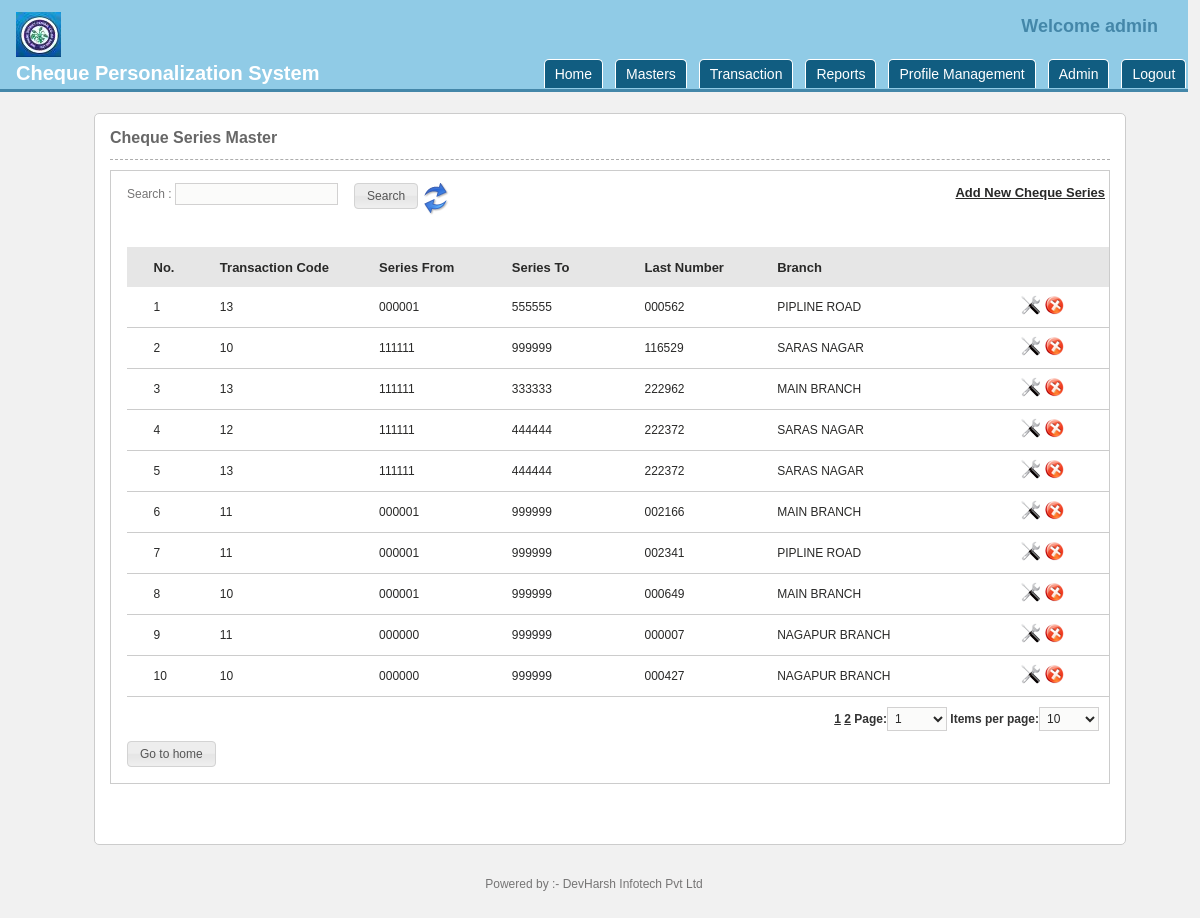
The page /manage_chequeseries.php (signed in) on the database its author committed.
### tables this page shows
CREATE TABLE IF NOT EXISTS `tb_cps_settings` (
  `inputfolderpath` varchar(100) NOT NULL,
  `archivefolderpath` varchar(50) NOT NULL,
  `inputfileformat` varchar(20) NOT NULL,
  `inputfiledelimiter` varchar(15) NOT NULL,
  `outputfolderpath` varchar(100) NOT NULL,
  `outputfileformat` varchar(20) NOT NULL,
  `outputfiledelimiter` varchar(15) NOT NULL,
  `typeofprinter` varchar(20) NOT NULL,
  `printermodel` int(11) NOT NULL,
  `chk_taken_from` int(1) NOT NULL,
  `chk_no_from` int(6) UNSIGNED ZEROFILL NOT NULL,
  `chk_no_to` int(6) UNSIGNED ZEROFILL NOT NULL,
  `nooffailedpasswordattempt` int(11) NOT NULL,
  `password_expiry` int(11) NOT NULL,
  `homescreen_text` varchar(100) NOT NULL,
  `poweredby` varchar(100) NOT NULL,
  `banklogo` varchar(100) NOT NULL,
  `desktop_image` varchar(100) NOT NULL,
  `chq_Image` text NOT NULL,
  `country` varchar(5) NOT NULL,
  `help_employeeid` varchar(20) NOT NULL,
  `help_helplineno1` varchar(30) NOT NULL,
  `help_emailid` varchar(100) NOT NULL,
  `autolockminutes` int(11) NOT NULL,
  `help_contactperson` varchar(200) NOT NULL,
  `help_helplineno2` varchar(20) NOT NULL,
  `license_type` varchar(10) NOT NULL,
  `license_install_date` date NOT NULL,
  `license_period` int(2) NOT NULL,
  `license_end_date` date NOT NULL,
  `license_no_of_users` int(5) NOT NULL,
  `license_cheque_leaves` int(250) NOT NULL,
  `license_users_leaves` int(1) NOT NULL,
  `license_users_leaves_value` int(20) NOT NULL
);

CREATE TABLE IF NOT EXISTS `tb_cps_chequeseries` (
  `series_id` int(11) NOT NULL AUTO_INCREMENT,
  `series_transationcode` int(2) NOT NULL,
  `series_branchcode` int(3) NOT NULL,
  `serise_branchcode_branch` int(11) NOT NULL,
  `series_from` int(6) UNSIGNED ZEROFILL NOT NULL,
  `series_to` int(6) UNSIGNED ZEROFILL NOT NULL,
  `series_lastno` int(6) UNSIGNED ZEROFILL NOT NULL,
  `serise_Bank` int(3) NOT NULL,
  `branch_sub_code` varchar(10) DEFAULT NULL,
  PRIMARY KEY (`series_id`)
);

CREATE TABLE IF NOT EXISTS `tb_branchdetails` (
  `branch_id` int(200) NOT NULL AUTO_INCREMENT,
  `branch_code` varchar(10) NOT NULL,
  `branch_name` varchar(100) NOT NULL,
  `branch_micr` varchar(20) NOT NULL,
  `branch_atparmicrcode` varchar(20) NOT NULL,
  `branch_address1` varchar(85) NOT NULL,
  `branch_address2` varchar(65) NOT NULL,
  `branch_address3` varchar(85) NOT NULL,
  `branch_country_id` int(3) NOT NULL DEFAULT '0',
  `branch_state_id` int(11) NOT NULL,
  `branch_city_id` int(11) NOT NULL,
  `branch_suburb_id` int(4) NOT NULL,
  `branch_pin` int(15) NOT NULL,
  `branch_telephone1` varchar(12) NOT NULL,
  `branch_telephone2` varchar(12) NOT NULL,
  `branch_contactperson1` varchar(50) NOT NULL,
  `branch_contactperson2` varchar(50) NOT NULL,
  `branch_contactpersonmobile1` varchar(50) NOT NULL,
  `branch_contactpersonmobile2` varchar(50) NOT NULL,
  `branch_email1` varchar(30) NOT NULL,
  `branch_email2` varchar(30) NOT NULL,
  `branch_holiday` varchar(20) DEFAULT NULL,
  `branch_neftifsccode` varchar(20) NOT NULL,
  `branch_printers` text,
  `branch_working_hours` float DEFAULT NULL,
  `branch_clearingthrough` tinyint(1) NOT NULL DEFAULT '0',
  `branch_clearingcenter` tinyint(1) NOT NULL DEFAULT '0',
  `clr_bank_code` varchar(15) NOT NULL,
  `clr_bank_city` int(5) NOT NULL,
  `branch_City_Code` int(3) UNSIGNED ZEROFILL NOT NULL,
  `branch_Services` varchar(100) NOT NULL,
  `branch_reg_busi_hrs` varchar(100) NOT NULL,
  `branch_half_busi_hrs` varchar(100) NOT NULL,
  `branch_sunday_working` varchar(100) NOT NULL,
  `branch_tollfree_no` varchar(20) NOT NULL,
  `branch_sub_code` varchar(10) DEFAULT NULL,
  PRIMARY KEY (`branch_id`)
);

### global.php (called while the page is built, shortened)
<?php session_start();
	if (!isset($nodb)) {
		require_once(ROOT_CLASSES.'mysql.class.php');
	}
	require_once('functions.php');
	$host = 'localhost';
	$user = 'root';
	$pass = '';
	$name = 'db_pnsb';
	if (!isset($nodb)) {
		$db = new db($user,$pass,$name,$host);
	}
?>

### classes/mysql.class.php (called while the page is built, shortened)
<?php
	class db {
		function __construct($dbuser, $dbpassword, $dbname, $dbhost) {
			$this->dbh = @mysqli_connect($dbhost,$dbuser,$dbpassword);
		}
		function query($query, $output = OBJECT, $insID = true)  {
			$this->last_result = null;
			$this->result = mysqli_query($this->dbh,$query);
			if ( mysqli_error($this->dbh) ) {
				$this->print_error();
			}
			else {
				if ( $this->result ) {
					$i=0;
					$this->get_colCount = @mysqli_num_fields($this->result);
					$i=0;
					while ( $row = @mysqli_fetch_object($this->result) ) {
						$this->last_result[$i] = $row;
						$i++;
					}
					if ($insID) {
						return mysqli_insert_id($this->dbh);
					}
				}
			}
		}
		function get_row($query=null,$y=0,$output=OBJECT)
		{
			if ( $query ) {
				$this->query($query);
			}
			if ( $output == OBJECT ) {
				return isset($this->last_result[$y])?$this->last_result[$y]:null;
			}
			elseif ( $output == ARRAY_A ) {
				return $this->last_result[$y]?stripslashes(get_object_vars($this->last_result[$y])):null;
			}
			elseif ( $output == ARRAY_N ) {
				return $this->last_result[$y]?stripslashes(array_values(get_object_vars($this->last_result[$y]))):null;
			}
			else {
				$this->print_error(" \$db->get_row(string query,int offset,output type) -- Output type must be one of: OBJECT, ARRAY_A, ARRAY_N ");
			}
		}
		function get_results($query=null, $output = OBJECT) {
			if ( $query ) {
				$this->query($query);
			}
			if ( $output == OBJECT ) {
				return $this->last_result;
			}
		}
	}
?>

### functions.php (called while the page is built, shortened)
<?php require_once('global.php');
function authentication_groups_pemissions($pagename,$type="",$permissionread="",$permissionwrite="",$permissionedit="")
{
	return true;
}
?>

### manage_chequeseries.php (the view, shortened to what this page needs)
<?php
require_once('global.php');
require_once ('classes/paginator.class.php');
if(isset($_REQUEST['searchterm']) && !empty($_REQUEST['searchterm']) ) {
	$sql = "SELECT c.series_id,c.series_branchcode,c.series_from,c.series_to,c.series_lastno,c.serise_Bank,c.series_transationcode,bk.bank_name, br.branch_name FROM tb_cps_chequeseries c inner join tb_branchdetails br on c.series_branchcode = br.branch_id inner join tb_bankdetails bk on c.serise_Bank = bk.bank_id where c.series_transationcode = '".GetSQLValueString($_REQUEST['searchterm'],"text")."' or bk.bank_name like '%".GetSQLValueString($_REQUEST['searchterm'],"text")."%' or br.branch_name like '%".GetSQLValueString($_REQUEST['searchterm'],"text")."%'";
	$sql .= " order by br.branch_name asc";
} else {
	$sql = "SELECT c.series_id,c.series_branchcode,c.series_from,c.series_to,c.series_lastno,c.serise_Bank,c.series_transationcode,bk.bank_name, br.branch_name FROM tb_cps_chequeseries c inner join tb_branchdetails br on c.series_branchcode = br.branch_id inner join tb_bankdetails bk on c.serise_Bank = bk.bank_id ";
	$sql .= " order by series_id asc";
}
$res_sql = $db->get_results($sql);
$pages = new Paginator;
$pages->items_total = count($res_sql);
$pages->mid_range = 7;
$pages->limit = 10;
$pages->default_ipp = 10;
$pages->paginate();
$sql_with_paging = $sql ." $pages->limit ";
$i = ($pages->current_page  - 1)  * $pages->items_per_page ;
?>
<!DOCTYPE html PUBLIC "-//W3C//DTD XHTML 1.0 Strict//EN" "http://www.w3.org/TR/xhtml1/DTD/xhtml1-strict.dtd">
<html xmlns="http://www.w3.org/1999/xhtml">
<head>
<link rel="stylesheet" href="css/stylecss.css" type="text/css" />
<?php include('includes.php'); ?>
</head>
<body>
<?php require_once('header.php');	?>
                <div id="formdiv">
					<div id="formheading">Cheque Series Master</div>
					<div id="formfields">
							<table width="100%" border="0" cellspacing="0" cellpadding="0" style="border:1px solid; border-color:#cccccc;">
								<tr>
									<td width="100%" style="padding-left:16px;" height="60px" align="left" valign="middle">
										<form id="frmsearch" name="frmsearch" action="<?php echo $_SERVER['PHP_SELF']; ?>" method="get">
											<div class="searchdiv">
												<div style="float:left"><label>Search :
													<input id="searchterm" name="searchterm" class="formelement" type="text" />
												</div>
												<div style="float:left">
													&nbsp;&nbsp;&nbsp; <input type="submit" name="search" id="search" value="Search" />
												</div>
												<div style="float:left">
													<a href="manage_chequeseries.php"><img src="images/refresh.png" alt="Refresh"></a>
												</div>
												<div style="float:right">
													<?php if(authentication_groups_pemissions($page_name,"","Y","Y","")):?>
													<a href="add_chequeseries.php" class="formtitlehead" style="text-decoration:underline">Add New Cheque Series</a>&nbsp;
													<?php endif;?>
												</div>
											</div>
										</form>
									</td>
								</tr>
								<tr>
									<td align="left" valign="top" style="padding-left:16px; padding-top:16px; padding-bottom:16px">
										<table width="100%" border="0" cellspacing="0" cellpadding="0">
											<tr>
												<td  width="100%" align="left">
													<table width="100%" border="0" cellspacing="0" cellpadding="0" id="categorytable">
														<thead>
															<tr class="formtitlehead" style="background-color:#E6E6E6">
																<th width="2%" style="height:40px" align="left">&nbsp;</th>
																<th width="5%" align="left">No.</th>
																<th width="12%" align="left">Transaction Code</th>
																<th width="10%" align="left">Series From</th>
																<th width="10%" align="left">Series To</th>
																<th width="10%" align="left">Last Number</th>
																<th width="15%" align="left">Branch</th>
																<th width="10%">&nbsp;</th>
															</tr>
														</thead>
														<tbody>
															<?php if($res_cat = $db->get_results($sql_with_paging)) {
																	foreach($res_cat as $row) {
															?>
																<tr class="alternate" id="row_<?php echo $row->series_id; ?>" style="border-bottom:1px solid #ccc">
																    <td style="border-bottom:1px solid #ccc; height:40px" align="left" valign="middle"></td>
																    <td style="border-bottom:1px solid #ccc" align="left" valign="middle" class="formtitle"><?php echo ++$i; ?></td>
																    <td style="border-bottom:1px solid #ccc" align="left" valign="middle" class="formtitle"><?php echo stripslashes($row->series_transationcode); ?></td>
																    <td style="border-bottom:1px solid #ccc" align="left" valign="middle" class="formtitle"><?php echo stripslashes($row->series_from); ?></td>
																	<td style="border-bottom:1px solid #ccc" align="left" valign="middle" class="formtitle"><?php echo stripslashes($row->series_to); ?></td>
																	<td style="border-bottom:1px solid #ccc" align="left" valign="middle" class="formtitle"><?php echo stripslashes($row->series_lastno); ?></td>
																	<td style="border-bottom:1px solid #ccc" align="left" valign="middle" class="formtitle"><?php echo stripslashes($row->branch_name); ?></td>
																	<td style="border-bottom:1px solid #ccc" align="center" valign="middle">
																		<a href="<?php echo ADMIN_ROOT; ?>edit_chequeseries.php?todo=edit&id=<?php echo $row->series_id; ?>"><img src="<?php echo ADMIN_IMAGES; ?>icon_edit.png" title="Edit" border="0" /></a>
																		<img id="<?php echo $row->series_id; ?>" src="<?php echo ADMIN_IMAGES; ?>icon_delete.png" width="20" height="19" border="0" class="remove pointer" title="Remove" />
																	</td>
																</tr>
																<?php } } else {?>
																	<tr>
																	  <td colspan="5" class="formtitle">No cheque series added.</td>
																	</tr>
																<?php } ?>
														</tbody></table>
												</td>
											</tr>
											<tr>
												<td width="100%" colspan="10">
													<div id="divpaging">
														<div id="pager1" class="paging">
														  <?php
																	echo $pages->display_pages();
																	echo $pages->display_jump_menu();
																	echo $pages->display_items_per_page();
														  ?>
														</div>
													</div>
												</td>
											</tr>
											<tr>
												<td width="100%" colspan="10">
												<input type="button" name="submit3" id="submit3" value="Go to home" class="submitbutton" onClick="window.location.href='home.php'" />
												</td>
											</tr>
										</table>
									</td>
								</tr>
							</table>
					</div>
                </div>
            </div>
        </div>
    </div>
	<?php require_once('footer.php');	?>
</body>
</html>

### header.php (shortened to what this page needs)
<div id="topdivlogo">
<div id="titlediv">
<?php
$sql = "select banklogo,chk_no_from,chk_no_to,chk_taken_from from tb_cps_settings";
$row_setting = $db->get_row($sql);
if(!empty($row_setting->banklogo)): ?>
<img src = "images/<?php echo $row_setting->banklogo; ?>" rel="" />	<br/>
<?php endif;?>
Cheque Personalization System</div>
<div class="welcomeuser" style="float:right; margin-right:30px; margin-top:16px;">Welcome <?php echo $_SESSION['admin_username']; ?></div>
<div class="topright-menu">
	<div id="moonmenu" class="sub" >
		<ul>
			<li id="home"><a href="home.php" >Home</a></li>
			<?php if($_SESSION['user_type']==0 || $_SESSION['user_type']==2) :?>
<?php
if ($_SESSION['admin_id'] != 22 && $_SESSION['admin_id'] != 23)
	echo '<li><a href="#" rel="dropmenu1_e">Masters</a></li>';
?>
			<li><a href="#" rel="dropmenu2_e">Transaction</a></li>
			<li><a href="#" rel="dropmenu3_e">Reports</a></li>
<?php
if ($_SESSION['admin_id'] != 22 && $_SESSION['admin_id'] != 23)
	echo '<li><a href="#" rel="dropmenu4_e">Profile Management</a></li>';
?>
			<li><a href="changesettings.php" rel="dropmenu6_e" <?php echo authentication_groups_pemissions("Admin","menu","Y");?> >Admin</a></li>
			<?php elseif($_SESSION['user_type']==1) :?>
			<li><a href="processreprintrequest.php">Reprint Requests</a></li>
			<li><a href="processsingleleaf.php">Reprint Single Leaf</a></li>
			<?php endif;?>
			<li><a href="logout.php">Logout</a></li>
		</ul>
	</div>
</div>
</div>
	<div id="innerpage-maindiv">
    	<div class="clear">&nbsp;</div>
    	<div class="middle-maindiv">
        	<div class="middlesubdiv">

### rows shown on the page
tb_cps_settings: banklogo (picture)
tb_cps_chequeseries: series_transationcode "13", series_from "000001", series_to "555555", series_lastno "000562", tb_branchdetails.branch_name "PIPLINE ROAD"
tb_cps_chequeseries: series_transationcode "10", series_from "111111", series_to "999999", series_lastno "116529", tb_branchdetails.branch_name "SARAS NAGAR"
tb_cps_chequeseries: series_transationcode "13", series_from "111111", series_to "333333", series_lastno "222962", tb_branchdetails.branch_name "MAIN BRANCH"
tb_cps_chequeseries: series_transationcode "12", series_from "111111", series_to "444444", series_lastno "222372", tb_branchdetails.branch_name "SARAS NAGAR"
tb_cps_chequeseries: series_transationcode "13", series_from "111111", series_to "444444", series_lastno "222372", tb_branchdetails.branch_name "SARAS NAGAR"
tb_cps_chequeseries: series_transationcode "11", series_from "000001", series_to "999999", series_lastno "002166", tb_branchdetails.branch_name "MAIN BRANCH"
tb_cps_chequeseries: series_transationcode "11", series_from "000001", series_to "999999", series_lastno "002341", tb_branchdetails.branch_name "PIPLINE ROAD"
tb_cps_chequeseries: series_transationcode "10", series_from "000001", series_to "999999", series_lastno "000649", tb_branchdetails.branch_name "MAIN BRANCH"
tb_cps_chequeseries: series_transationcode "11", series_from "000000", series_to "999999", series_lastno "000007", tb_branchdetails.branch_name "NAGAPUR BRANCH"
tb_cps_chequeseries: series_transationcode "10", series_from "000000", series_to "999999", series_lastno "000427", tb_branchdetails.branch_name "NAGAPUR BRANCH"

### other values the page prints
$_SESSION['admin_username'] "admin"
$poweredby "DevHarsh Infotech Pvt Ltd"
form field value "1"
form field value "10"
